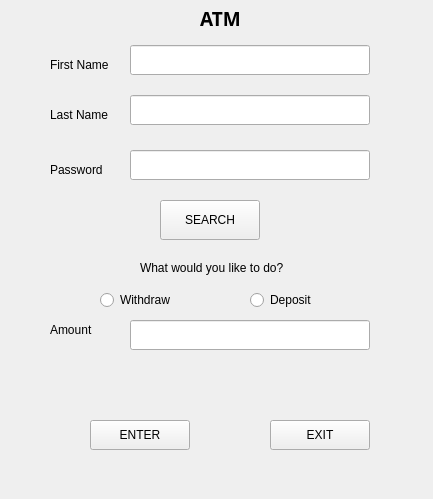
<?xml version="1.0" encoding="UTF-8"?>
<ui version="4.0">
 <class>ATM</class>
 <widget class="QMainWindow" name="ATM">
  <property name="geometry">
   <rect>
    <x>0</x>
    <y>0</y>
    <width>433</width>
    <height>499</height>
   </rect>
  </property>
  <property name="sizePolicy">
   <sizepolicy hsizetype="Fixed" vsizetype="Fixed">
    <horstretch>0</horstretch>
    <verstretch>0</verstretch>
   </sizepolicy>
  </property>
  <property name="windowTitle">
   <string>MainWindow</string>
  </property>
  <widget class="QWidget" name="centralwidget">
   <widget class="QRadioButton" name="Withdraw">
    <property name="geometry">
     <rect>
      <x>100</x>
      <y>290</y>
      <width>95</width>
      <height>20</height>
     </rect>
    </property>
    <property name="text">
     <string>Withdraw</string>
    </property>
   </widget>
   <widget class="QRadioButton" name="Deposit">
    <property name="geometry">
     <rect>
      <x>250</x>
      <y>290</y>
      <width>95</width>
      <height>20</height>
     </rect>
    </property>
    <property name="text">
     <string>Deposit</string>
    </property>
   </widget>
   <widget class="QPushButton" name="Search">
    <property name="geometry">
     <rect>
      <x>160</x>
      <y>200</y>
      <width>100</width>
      <height>40</height>
     </rect>
    </property>
    <property name="text">
     <string>SEARCH</string>
    </property>
   </widget>
   <widget class="QPushButton" name="Enter">
    <property name="geometry">
     <rect>
      <x>90</x>
      <y>420</y>
      <width>100</width>
      <height>30</height>
     </rect>
    </property>
    <property name="text">
     <string>ENTER</string>
    </property>
   </widget>
   <widget class="QPushButton" name="Exit">
    <property name="geometry">
     <rect>
      <x>270</x>
      <y>420</y>
      <width>100</width>
      <height>30</height>
     </rect>
    </property>
    <property name="text">
     <string>EXIT</string>
    </property>
   </widget>
   <widget class="QLabel" name="greeting">
    <property name="geometry">
     <rect>
      <x>140</x>
      <y>260</y>
      <width>211</width>
      <height>16</height>
     </rect>
    </property>
    <property name="font">
     <font>
      <family>Arial</family>
      <pointsize>9</pointsize>
      <weight>50</weight>
      <bold>false</bold>
     </font>
    </property>
    <property name="text">
     <string>What would you like to do?</string>
    </property>
   </widget>
   <widget class="QLabel" name="atmlabel">
    <property name="geometry">
     <rect>
      <x>200</x>
      <y>10</y>
      <width>51</width>
      <height>16</height>
     </rect>
    </property>
    <property name="font">
     <font>
      <family>Arial Black</family>
      <pointsize>14</pointsize>
      <weight>75</weight>
      <bold>true</bold>
     </font>
    </property>
    <property name="text">
     <string>ATM</string>
    </property>
   </widget>
   <widget class="QLabel" name="flabel">
    <property name="geometry">
     <rect>
      <x>50</x>
      <y>55</y>
      <width>81</width>
      <height>20</height>
     </rect>
    </property>
    <property name="font">
     <font>
      <family>Arial</family>
      <pointsize>9</pointsize>
      <weight>50</weight>
      <bold>false</bold>
     </font>
    </property>
    <property name="text">
     <string>First Name</string>
    </property>
   </widget>
   <widget class="QLabel" name="llabel">
    <property name="geometry">
     <rect>
      <x>50</x>
      <y>105</y>
      <width>81</width>
      <height>20</height>
     </rect>
    </property>
    <property name="font">
     <font>
      <family>Arial</family>
      <pointsize>9</pointsize>
      <weight>50</weight>
      <bold>false</bold>
     </font>
    </property>
    <property name="text">
     <string>Last Name</string>
    </property>
   </widget>
   <widget class="QLabel" name="alabel_2">
    <property name="geometry">
     <rect>
      <x>50</x>
      <y>320</y>
      <width>70</width>
      <height>20</height>
     </rect>
    </property>
    <property name="font">
     <font>
      <family>Arial</family>
      <pointsize>9</pointsize>
      <weight>50</weight>
      <bold>false</bold>
     </font>
    </property>
    <property name="text">
     <string>Amount</string>
    </property>
   </widget>
   <widget class="QLabel" name="alabel_3">
    <property name="geometry">
     <rect>
      <x>50</x>
      <y>160</y>
      <width>70</width>
      <height>20</height>
     </rect>
    </property>
    <property name="font">
     <font>
      <family>Arial</family>
      <pointsize>9</pointsize>
      <weight>50</weight>
      <bold>false</bold>
     </font>
    </property>
    <property name="text">
     <string>Password</string>
    </property>
   </widget>
   <widget class="QLineEdit" name="lineEdit">
    <property name="geometry">
     <rect>
      <x>130</x>
      <y>45</y>
      <width>240</width>
      <height>30</height>
     </rect>
    </property>
    <property name="maxLength">
     <number>100</number>
    </property>
   </widget>
   <widget class="QLineEdit" name="LNAMEIN">
    <property name="geometry">
     <rect>
      <x>130</x>
      <y>95</y>
      <width>240</width>
      <height>30</height>
     </rect>
    </property>
    <property name="text">
     <string/>
    </property>
    <property name="maxLength">
     <number>100</number>
    </property>
    <property name="echoMode">
     <enum>QLineEdit::Normal</enum>
    </property>
   </widget>
   <widget class="QLineEdit" name="PASSIN">
    <property name="geometry">
     <rect>
      <x>130</x>
      <y>150</y>
      <width>240</width>
      <height>30</height>
     </rect>
    </property>
    <property name="text">
     <string/>
    </property>
    <property name="maxLength">
     <number>100</number>
    </property>
    <property name="echoMode">
     <enum>QLineEdit::Password</enum>
    </property>
    <property name="cursorPosition">
     <number>0</number>
    </property>
    <property name="clearButtonEnabled">
     <bool>false</bool>
    </property>
   </widget>
   <widget class="QLineEdit" name="AMIN">
    <property name="geometry">
     <rect>
      <x>130</x>
      <y>320</y>
      <width>240</width>
      <height>30</height>
     </rect>
    </property>
    <property name="inputMask">
     <string/>
    </property>
    <property name="text">
     <string/>
    </property>
    <property name="maxLength">
     <number>100</number>
    </property>
   </widget>
   <widget class="QLabel" name="output_label">
    <property name="geometry">
     <rect>
      <x>110</x>
      <y>350</y>
      <width>211</width>
      <height>61</height>
     </rect>
    </property>
    <property name="font">
     <font>
      <family>Arial</family>
      <pointsize>9</pointsize>
      <weight>50</weight>
      <bold>false</bold>
     </font>
    </property>
    <property name="text">
     <string/>
    </property>
    <property name="alignment">
     <set>Qt::AlignCenter</set>
    </property>
   </widget>
  </widget>
 </widget>
 <resources/>
 <connections/>
</ui>
